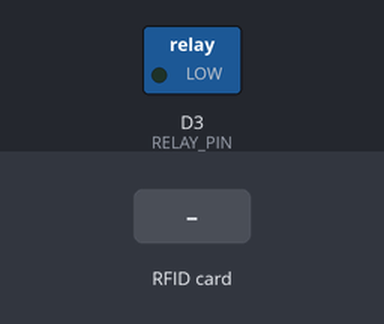
A sketch run on a simulated ESP8266 (NodeMCU). Parts: switched loads named in the sketch (green lamp = pin HIGH). The inputs (shaded band) are chosen by the test bench. What the sketch prints to the serial monitor is not drawn.

Above: at 1.2 s.
1.3 s: RFID card DE AD BE EF held to the reader
At 2.6 s:
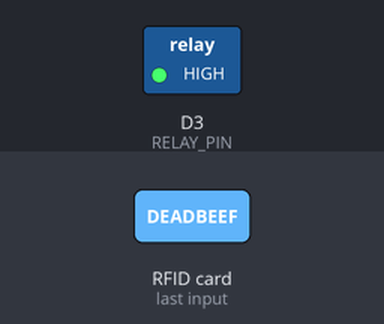
Timing chart, 0 to 12.8 s (numbered marks = the images above; inputs shaded):
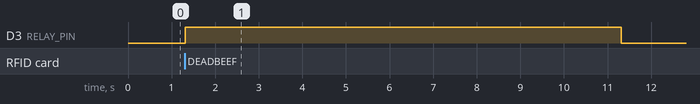

Measured:
- after the input at 1.3 s, D3 (RELAY_PIN): LOW → HIGH at once, → LOW 10.0 s later

The sketch:

ambulance_system.ino
```cpp
#include <SPI.h>
#include <MFRC522.h>

#define SS_PIN D2      // RFID SDA pin
#define RST_PIN D1     // RFID RST pin
#define RELAY_PIN D3   // Relay to control traffic light (green)

MFRC522 mfrc522(SS_PIN, RST_PIN); // Create MFRC522 instance

// Hardcoded UID of the ambulance RFID tag (update as needed)
byte ambulanceTag[] = {0xDE, 0xAD, 0xBE, 0xEF}; // Replace with actual tag UID

void setup() {
  Serial.begin(115200);
  SPI.begin();            // Initialize SPI bus
  mfrc522.PCD_Init();     // Initialize RFID reader
  pinMode(RELAY_PIN, OUTPUT);
  digitalWrite(RELAY_PIN, LOW); // Default state: Red light ON (relay OFF)

  Serial.println("🚦 Traffic System Ready - Waiting for RFID...");
}

void loop() {
  // Check if a new RFID card is present and readable
  if (!mfrc522.PICC_IsNewCardPresent() || !mfrc522.PICC_ReadCardSerial()) {
    return;
  }

  // Debug: Show UID of scanned card
  Serial.print("Card UID: ");
  for (byte i = 0; i < mfrc522.uid.size; i++) {
    Serial.print(mfrc522.uid.uidByte[i], HEX);
    Serial.print(" ");
  }
  Serial.println();

  // Check if the scanned card matches ambulance tag
  bool isAmbulance = true;
  for (byte i = 0; i < 4; i++) {
    if (mfrc522.uid.uidByte[i] != ambulanceTag[i]) {
      isAmbulance = false;
      break;
    }
  }

  // If ambulance detected
  if (isAmbulance) {
    Serial.println("🚑 AMBULANCE DETECTED! Switching to GREEN light.");
    digitalWrite(RELAY_PIN, HIGH);  // Green light ON
    delay(10000);                   // Green stays ON for 10 seconds
    digitalWrite(RELAY_PIN, LOW);   // Back to Red light
    Serial.println("🟥 Back to normal traffic mode.");
  } else {
    Serial.println("Unauthorized RFID tag detected.");
  }

  // Halt communication with RFID tag
  mfrc522.PICC_HaltA();
}
```
